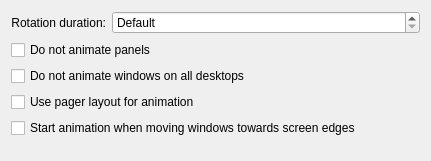
<?xml version="1.0" encoding="UTF-8"?>

<!--
SPDX-FileCopyrightText: 2023 Roman Gilg <subdiff@gmail.com>

SPDX-License-Identifier: GPL-2.0-or-later
-->

<ui version="4.0">
 <class>KWin::CubeSlideEffectConfigForm</class>
 <widget class="QWidget" name="KWin::CubeSlideEffectConfigForm">
  <property name="geometry">
   <rect>
    <x>0</x>
    <y>0</y>
    <width>431</width>
    <height>161</height>
   </rect>
  </property>
  <layout class="QGridLayout" name="gridLayout">
   <item row="2" column="0" colspan="2">
    <widget class="QCheckBox" name="kcfg_DontSlideStickyWindows">
     <property name="text">
      <string>Do not animate windows on all desktops</string>
     </property>
    </widget>
   </item>
   <item row="5" column="0">
    <spacer name="verticalSpacer">
     <property name="orientation">
      <enum>Qt::Vertical</enum>
     </property>
     <property name="sizeHint" stdset="0">
      <size>
       <width>20</width>
       <height>40</height>
      </size>
     </property>
    </spacer>
   </item>
   <item row="0" column="1">
    <widget class="QSpinBox" name="kcfg_RotationDuration">
     <property name="sizePolicy">
      <sizepolicy hsizetype="Expanding" vsizetype="Fixed">
       <horstretch>0</horstretch>
       <verstretch>0</verstretch>
      </sizepolicy>
     </property>
     <property name="minimumSize">
      <size>
       <width>100</width>
       <height>0</height>
      </size>
     </property>
     <property name="specialValueText">
      <string comment="Duration of rotation">Default</string>
     </property>
     <property name="suffix">
      <string> msec</string>
     </property>
     <property name="maximum">
      <number>5000</number>
     </property>
     <property name="singleStep">
      <number>10</number>
     </property>
    </widget>
   </item>
   <item row="1" column="0" colspan="2">
    <widget class="QCheckBox" name="kcfg_DontSlidePanels">
     <property name="text">
      <string>Do not animate panels</string>
     </property>
    </widget>
   </item>
   <item row="0" column="0">
    <widget class="QLabel" name="label">
     <property name="text">
      <string>Rotation duration:</string>
     </property>
     <property name="alignment">
      <set>Qt::AlignRight|Qt::AlignTrailing|Qt::AlignVCenter</set>
     </property>
     <property name="buddy">
      <cstring>kcfg_RotationDuration</cstring>
     </property>
    </widget>
   </item>
   <item row="3" column="0" colspan="2">
    <widget class="QCheckBox" name="kcfg_UsePagerLayout">
     <property name="text">
      <string>Use pager layout for animation</string>
     </property>
    </widget>
   </item>
   <item row="4" column="0" colspan="2">
    <widget class="QCheckBox" name="kcfg_UseWindowMoving">
     <property name="text">
      <string>Start animation when moving windows towards screen edges</string>
     </property>
    </widget>
   </item>
  </layout>
 </widget>
 <tabstops>
  <tabstop>kcfg_RotationDuration</tabstop>
  <tabstop>kcfg_DontSlidePanels</tabstop>
  <tabstop>kcfg_DontSlideStickyWindows</tabstop>
 </tabstops>
 <resources/>
 <connections/>
</ui>
